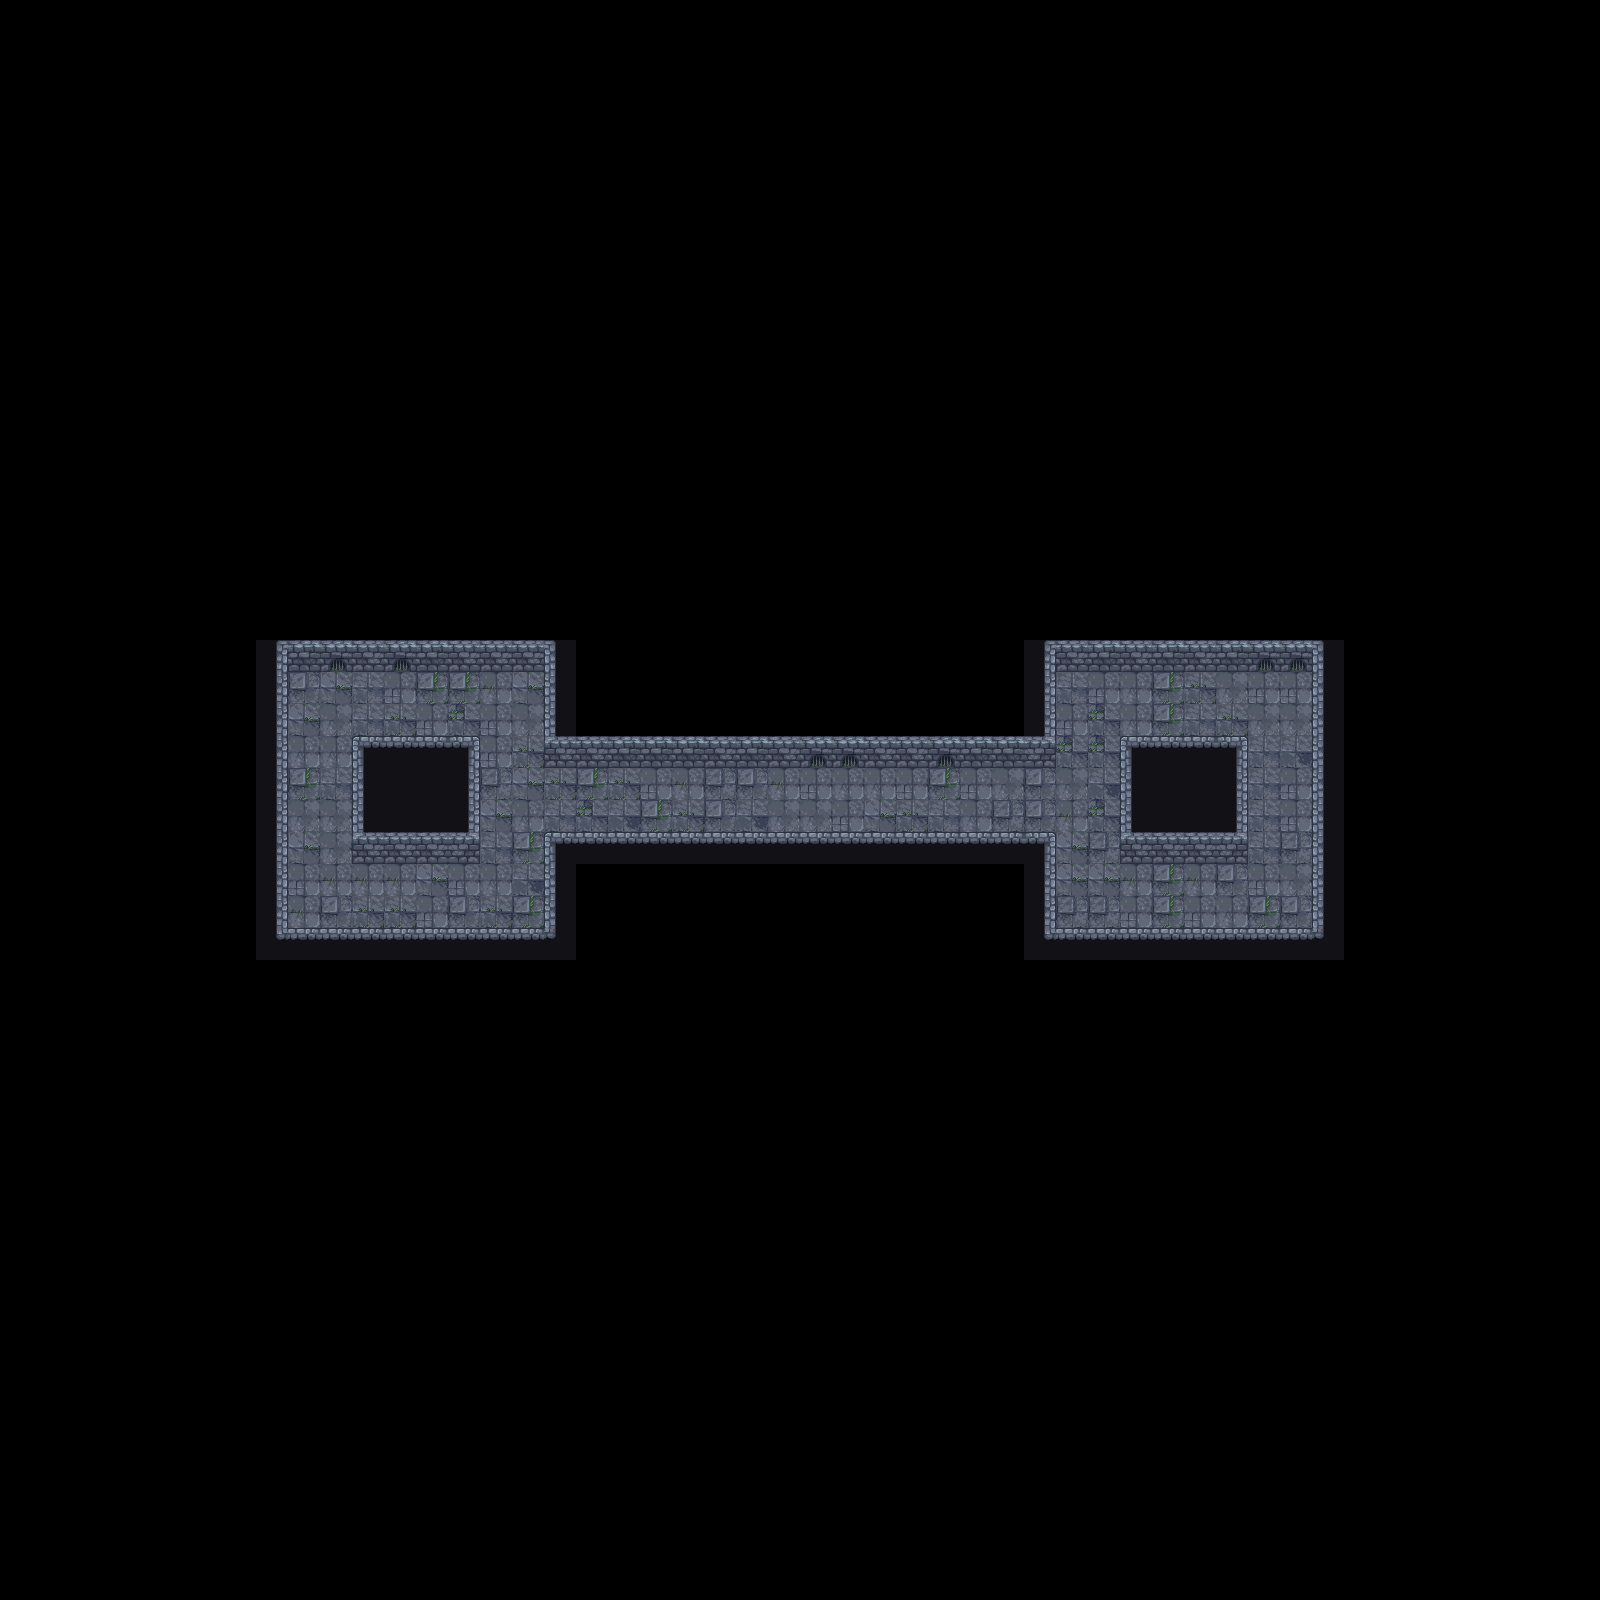

This game map was drawn from its Tiled (.tmx) file and the tilesets committed beside it. A one-line description and the trimmed map source follow:
An orthogonal 50x50 tile map with 32x32 px tiles, 1 tile layer (Walls), 1 hidden layer not drawn.

<map version="1.11" tiledversion="1.12.2" orientation="orthogonal" renderorder="right-down" width="50" height="50" tilewidth="32" tileheight="32" infinite="0" nextlayerid="4" nextobjectid="1">
 <editorsettings>
  <export format="tmx" />
 </editorsettings>
 <tileset firstgid="1" source="tilesets/tileset-dungeon.tsx" />
 <layer id="1" name="Floor" width="50" height="50" visible="0" locked="1">
  <data>[2500 cells, 2500 non-empty, 1 distinct tile ids]</data>
 </layer>
 <layer id="2" name="Walls" width="50" height="50">
  <data>[2500 cells, 256 non-empty, 39 distinct tile ids]</data>
 </layer>
 <objectgroup id="3" name="Objects" visible="0" />
</map>
